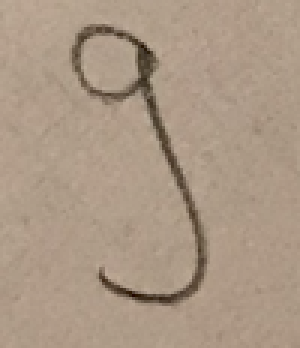
#> input picture pure_image/9.png, 100 x 116 px (shown 3 times larger)
$ python colormanipulation.py
#> lines starting #> are read from the running program, lines starting #| are printed output that depends on the picture
import numpy as np
import cv2
from PIL import Image, ImageDraw


def output():
    # [13 lines of commented-out code are left out]

    picture = Image.open("pure_image/9.png")
    width,height = picture.size
    print(width, " : ", height)

def get_colors(infile, outfile, numcolors=10, swatchsize=20, resize=150):

#> called with infile = 'pure_image/9.png', outfile = 'pure_image/outputDom.png', numcolors = 10, swatchsize = 20, resize = 150
    image = Image.open(infile)
#> image is the input picture: PIL image 100x116 RGBA; mean R, G, B, A 171.2, 151.8, 133, 255
    image = image.resize((resize, resize))
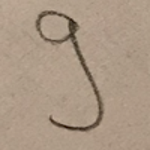
#> image: PIL image 150x150 RGBA; mean R, G, B, A 171.2, 151.8, 133, 255
    result = image.convert('P', palette=Image.ADAPTIVE, colors=numcolors)
    result.putalpha(0)
#> result: PIL image 150x150 PA
    colors = result.getcolors(resize*resize)
#> colors = [(3294, (9, 0)), (17446, (8, 0)), (2, (7, 0)), (2, (6, 0)), (39, (5, 0)), (117, (4, 0)), (236, (3, 0)), (328, (2, 0)), (468, (1, 0)), (568, (0, 0))]

    # Save colors to file

    pal = Image.new('RGB', (swatchsize*numcolors, swatchsize))
#> pal: PIL image 200x20 RGB; every value is 0
    draw = ImageDraw.Draw(pal)

    posx = 0
    for count, col in colors:
        draw.rectangle([posx, 0, posx+swatchsize, swatchsize], fill=col)
        posx = posx + swatchsize
        print(col)
#> this loop made 1 pass
#> (count, col) on pass 1: (3294, (9, 0))
#> after the loop, posx = 0
    del draw
    pal.save(outfile, "PNG")

if __name__ == '__main__':
#> (the run stopped early here; a loop or call above may not have finished)

$ run again, with pure_image/00.png copied over pure_image/9.png
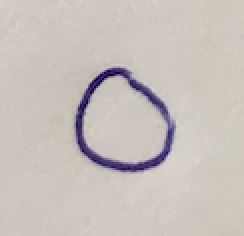
#> input picture pure_image/00.png, 122 x 118 px (shown 2 times larger)
#> in get_colors, image is the input picture: PIL image 122x118 RGBA; mean R, G, B, A 199.8, 193.1, 187.5, 255
#> image: PIL image 150x150 RGBA
#> in get_colors, `result = image.convert('P', palette=Image.ADAPTIVE, colors=numcolors)`:
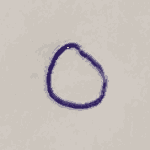
#> result: PIL image 150x150 P; mean R, G, B 199.6, 192.3, 187.4
#> colors = [(43, (9, 0)), (45, (8, 0)), (170, (7, 0)), (171, (6, 0)), (172, (5, 0)), (327, (4, 0)), (436, (3, 0)), (497, (2, 0)), (8481, (1, 0)), (12158, (0, 0))]
#> pal: PIL image 200x20 RGB; every value is 0
#> the loop in get_colors, `for count, col in colors:` made 1 pass
#> (count, col) on pass 1: (43, (9, 0))
#> after the loop in get_colors, `for count, col in colors:`: posx = 0

$ run again, with pure_image/01.png copied over pure_image/9.png
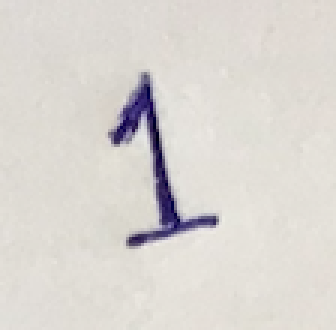
#> input picture pure_image/01.png, 112 x 110 px (shown 3 times larger)
#> in get_colors, image is the input picture: PIL image 112x110 RGBA; mean R, G, B, A 218.2, 214.1, 209.6, 255
#> image: PIL image 150x150 RGBA
#> in get_colors, `result = image.convert('P', palette=Image.ADAPTIVE, colors=numcolors)`:
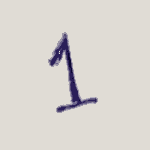
#> result: PIL image 150x150 P; mean R, G, B 218.1, 213.9, 209
#> colors = [(30, (9, 0)), (34, (8, 0)), (35, (7, 0)), (38, (6, 0)), (58, (5, 0)), (125, (4, 0)), (129, (3, 0)), (237, (2, 0)), (353, (1, 0)), (21461, (0, 0))]
#> pal: PIL image 200x20 RGB; every value is 0
#> the loop in get_colors, `for count, col in colors:` made 1 pass
#> (count, col) on pass 1: (30, (9, 0))
#> after the loop in get_colors, `for count, col in colors:`: posx = 0
